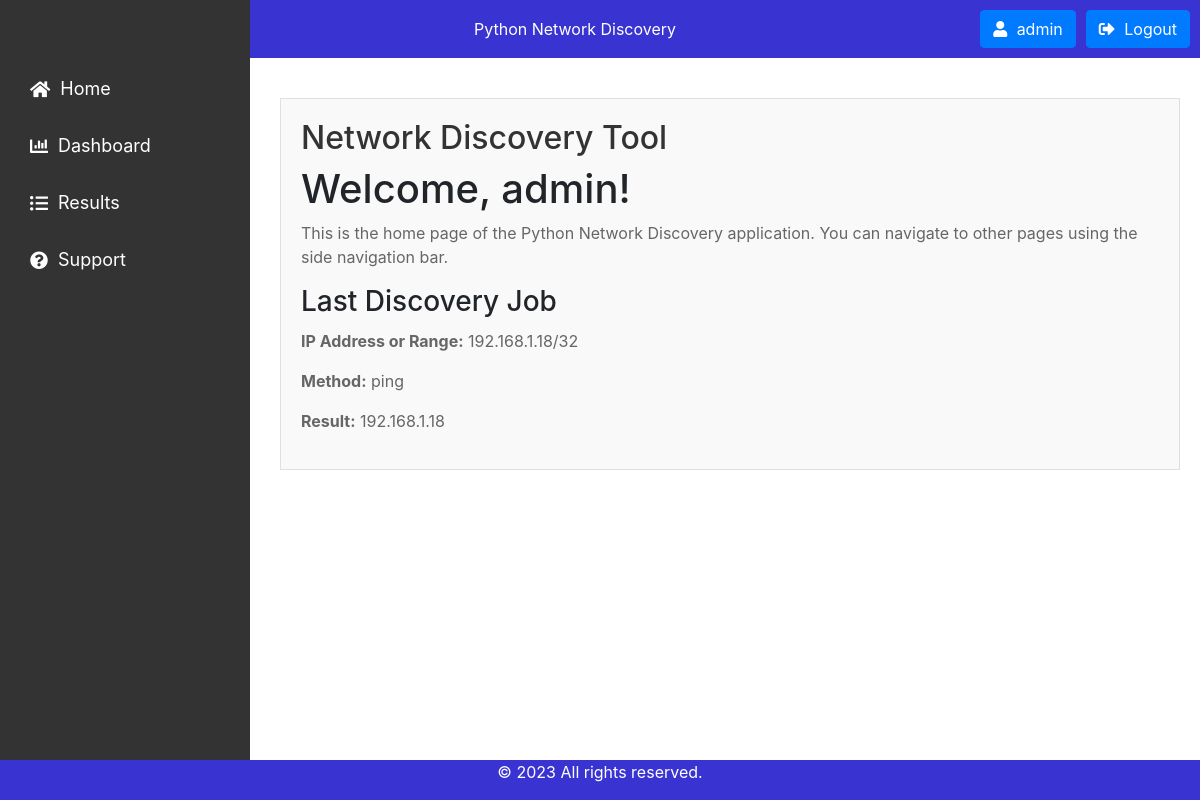
Screenshot of /home (signed in) with the database file from the repository.
### pydiscovery/models.py (models this page shows, shortened)
class User(db.Model):
    id = db.Column(db.Integer, primary_key=True)
    username = db.Column(db.String(20), unique=True, nullable=False)
    email = db.Column(db.String(120), unique=True)
    password = db.Column(db.String(20), nullable=False)
    account_picture = db.Column(db.String(100), default="default.jpg")  # Default picture filename
    discovery_results = db.relationship('DiscoveryResult', backref='user', lazy=True) # One-to-many

class DiscoveryResult(db.Model):
    id = db.Column(db.Integer, primary_key=True)
    timestamp = db.Column(db.DateTime, nullable=False, default=datetime.utcnow)
    method = db.Column(db.String(50), nullable=False)
    ip_range = db.Column(db.String(50), nullable=False)
    result = db.Column(db.Text, nullable=False)
    user_id = db.Column(db.Integer, db.ForeignKey('user.id'), nullable=False)

### pydiscovery/routes.py (the view)
@app.route("/home")
def home():
    username = session["username"]
    current_user = User.query.filter_by(username=username).first()
    current_datetime = datetime.now().strftime("%Y-%m-%d %H:%M:%S")
    last_discovery = DiscoveryResult.query.filter_by(user_id=current_user.id).order_by(DiscoveryResult.timestamp.desc()).first()
    return render_template("home.html", current_datetime=current_datetime, username=username, last_discovery=last_discovery)

### pydiscovery/templates/home.html (shortened to what this page needs)
{% extends "base.html" %}
{% block content %}
    <div class="last-discovery-section">
        <h2>Network Discovery Tool</h2>
        <h1>Welcome, {{ username }}!</h1>
        <p>This is the home page of the Python Network Discovery application. You can navigate to other pages using the side navigation bar.</p>
        <h3>Last Discovery Job</h3>
        <div class="last-discovery-info">
            {% if last_discovery %}
                <p><strong>IP Address or Range:</strong> {{ last_discovery.ip_range }}</p>
                <p><strong>Method:</strong> {{ last_discovery.method }}</p>
                <p><strong>Result:</strong> {{ last_discovery.result }}</p>
            {% else %}
                <p>No discovery jobs found.</p>
            {% endif %}
        </div>
    </div>
{% endblock %}

### pydiscovery/templates/base.html (shortened to what this page needs)
<!DOCTYPE html>
<html>
<head>
    <link rel="stylesheet" href="{{ url_for('static', filename='styles.css') }}">
    <link rel="stylesheet" href="https://maxcdn.bootstrapcdn.com/bootstrap/4.5.2/css/bootstrap.min.css">
    <link rel="stylesheet" href="https://cdnjs.cloudflare.com/ajax/libs/font-awesome/5.15.3/css/all.min.css">
</head>
<body>
    <div class="topnav">
        <div class="datetime">{{ current_datetime }}</div>
        <div class="title">Python Network Discovery</div>
        <div class="user-links">
            <a class="username btn btn-primary" href="{{ url_for('user') }}">
                <i class="fas fa-user"></i> {{ username }}
            </a>
            <a class="logout btn btn-primary" href="{{ url_for('logout') }}">
                <i class="fas fa-sign-out-alt"></i> Logout
            </a>
        </div>
    </div>
    <div class="sidenav">
        <a href="{{ url_for('home') }}"><i class="fas fa-home"></i> Home</a>
        <a href="{{ url_for('dashboard') }}"><i class="fas fa-chart-bar"></i> Dashboard</a>
        <a href="{{ url_for('results') }}"><i class="fas fa-list-ul"></i> Results</a>
        <a href="{{ url_for('help') }}"><i class="fas fa-question-circle"></i> Support</a>
    </div>
    <div class="main">
        {% block content %}{% endblock %}
    </div>
    <footer class="footer">
        <p>&copy; 2023 All rights reserved.</p>
    </footer>
</body>
</html>

### pydiscovery/static/styles.css (style rules this page uses)
body { font-family: Arial, sans-serif; margin: 0; padding: 0; background-color: #f0f0f0; }
.topnav { background-color: #3833d1; overflow: hidden; color: white; padding: 10px; display: flex; justify-content: space-between; align-items: center; }
.user-links { display: flex; gap: 10px; align-items: center; }
.user-links a i { margin-right: 5px; }
.sidenav { height: 100%; width: 250px; position: fixed; top: 0; left: 0; background-color: #333; padding-top: 60px; }
.sidenav a { padding: 15px 15px 15px 30px; text-decoration: none; font-size: 18px; color: white; display: flex; align-items: center; }
.sidenav a i { margin-right: 10px; }
.main { margin-left: 260px; padding: 20px; }
.main h2 { color: #333; }
.main p { color: #666; }
.last-discovery-section { border: 1px solid #e0e0e0; background-color: #f9f9f9; padding: 20px; margin-top: 20px; }
.last-discovery-info { margin-top: 10px; }
.footer { position: fixed; bottom: 0; width: 100%; text-align: center; padding: 0px; background-color: #3833d1; color: white; }

### rows the page displays
User: username "admin"
DiscoveryResult: ip_range "192.168.1.18/32", method "ping", result "192.168.1.18"
